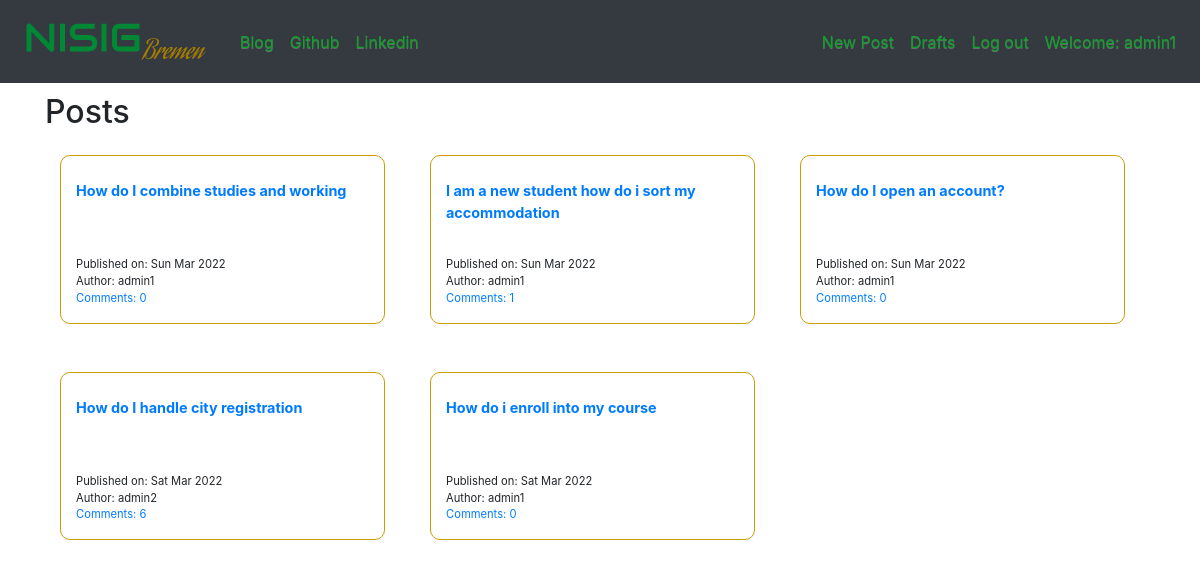
The app's page / (signed in) with its own data.
### nsig_blog/models.py (models this page shows, shortened)
class Post(models.Model):
    author=models.ForeignKey(User, on_delete=models.CASCADE,null=True) # connects each author to an auth user
    published_date=models.DateTimeField(blank=True,null=True)
    title=models.CharField(max_length=200)
    create_date=models.DateTimeField(default=timezone.now)
    text=models.TextField()
    def approve_comments(self):
        return self.comments.filter(approved_comment=True)

### nsig_blog/views.py (the view)
# urls.py: path('',views.PostListView.as_view(),name='post_list'),
class PostListView (ListView):
    model=Post
    paginate_by = 6
    def get_queryset(self):
        return Post.objects.filter(published_date__lte=timezone.now()).order_by('-published_date')

### nsig_blog/templates/nsig_blog/post_list.html (shortened to what this page needs)
{% extends "nsig_blog/base.html" %}
{% block bodyblk %}
<h2>Posts</h2>
<div class="postlist-con row">
    {% for post in post_list %}
    <div class="col-lg-4 col-md-6 col-sm-12 mb-5">
        <div class="postlist-bs">
            <p class="postlist-titl mt-4"><a href="{% url 'post_detail' pk=post.pk %}">{{ post.title }}</a></p>
            <div >
                <p class="postlist-p"> Published on: {{ post.published_date|date:"D M Y" }} <br> Author: {{ post.author}} <br>
                <a href="{% url 'post_detail' pk=post.pk %}" >Comments: {{ post.approve_comments.count }}</a>
            </p>
            </div>
        </div>
    </div>
    {% endfor %}
</div>
{% endblock %}

### nsig_blog/templates/nsig_blog/base.html (shortened to what this page needs)
<!DOCTYPE html>
{% load static %}
<html lang="en">
<head>
    <link rel="stylesheet" href="//cdn.jsdelivr.net/npm/medium-editor@latest/dist/css/medium-editor.min.css" type="text/css" media="screen" charset="utf-8">
    <link rel="stylesheet" href="https://stackpath.bootstrapcdn.com/bootstrap/4.4.1/css/bootstrap.min.css">
    <link rel="stylesheet" href="https://maxcdn.bootstrapcdn.com/bootstrap/3.3.7/css/bootstrap-theme.min.css">
    <link rel="stylesheet" href="{% static 'css/nsig_blog.css' %}">
    <link rel="stylesheet" href="https://cdnjs.cloudflare.com/ajax/libs/font-awesome/6.0.0/css/all.min.css">
</head>
<body class="">
    <nav class="navbar navbar-expand-lg navbar-dark bg-dark  techfont loader" style="background-color: #e3f2fd;">
        <a href="{% url 'post_list' %}" class="navbar-brand bigbrand"><img src="{% static 'logo/download.png' %}" alt="NSIG Bremen Logo"></a>
        <div class="collapse navbar-collapse" id="navbarNav">
            <ul class="navbar-nav mr-auto">
                <li class="nav-item active" ><a href="{% url 'post_list' %}" class="nav-link navtex navtex">Blog</a></li>
                <li class="nav-item"><a href="https://github.com/david13pod" class="nav-link navtex">Github</a></li>
                <li class="nav-item"><a href="https://www.linkedin.com/in/oluwapelumi-o-296805a1/" class="nav-link navtex">Linkedin</a></li>
            </ul>
            <ul class="navbar-nav ml-auto">
                {% if user.is_authenticated %}
                <li>
                    <a class="nav-link navtex" href="{% url 'post_new' %}">New Post</a>
                </li>
                <li>
                    <a class="nav-link navtex" href="{% url 'post_draft' %}">Drafts</a>
                </li>
                <li>
                    <a class="nav-link navtex" href="{% url 'nsig_blog_logout' %}">Log out</a>
                </li>
                <li>
                    <a class="nav-link navtex" >Welcome: {{user.username}}</a>
                </li>
                {% else %}
                <li class="nav-item">
                    <a class="nav-link navtex" href="{% url 'nsig_blog_login' %}"><i class="fa-solid fa-user"></i>Login</a>
                </li>
                {% endif %}
            </ul>
        </div>
    </nav>
    <div class="content container">
        <div class="row">
            <div class="col">
              <div class="blog_posts">
                {% block bodyblk %}
                {% endblock %}
              </div>
            </div>
        </div>
    </div>
</body>
</html>

### nsig_blog/static/css/nsig_blog.css (style rules this page uses)
.loader { filter:hue-rotate(0deg); color: linear-gradient(45deg,#0f8,#08f); animation:hue 5000ms infinite linear; }
body { font-size: 16px; }
.container { width: 100%; }
.techfont { font-size: 1.0em; margin-bottom: 10px; }
.navtex { color: #0fa128 !important; }
.postlist-con { margin-left: auto; margin-right: auto; margin-top: 2vw; height: 20vw; }
.postlist-titl { height: 5vw; font-weight: bold; font-size: 0.9em; }
.postlist-bs { border: 1px solid rgb(204, 157, 2); border-radius: 10px; padding-left: 15px; margin-right: 15px; }
.bigbrand { font-size: 1.5em; }
.postlist-p { font-size: 0.7em; }

### records on screen
Post: title "How do I combine studies and working", published_date "Sun Mar 2022", author "admin1", approve_comments.count "0"
Post: title "I am a new student how do i sort my accommodation", published_date "Sun Mar 2022", author "admin1", approve_comments.count "1"
Post: title "How do I open an account?", published_date "Sun Mar 2022", author "admin1", approve_comments.count "0"
Post: title "How do I handle city registration", published_date "Sat Mar 2022", author "admin2", approve_comments.count "6"
Post: title "How do i enroll into my course", published_date "Sat Mar 2022", author "admin1", approve_comments.count "0"

### other values on screen
{{ user.username }} "admin1"
